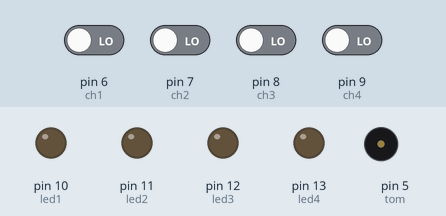
This sketch was run on a simulated Arduino Uno, built with avr-gcc and run on an emulated ATmega328P. Parts: output pins drawn as LEDs (lit = HIGH), buzzer (waves = sounding). The test bench sets the inputs (shaded band); at power-on: pin 6 (ch1), pin 7 (ch2), pin 8 (ch3), pin 9 (ch4) LOW.

Above: at 1.2 s.
1.3 s: pin 6 (ch1) driven HIGH
At 2.4 s:
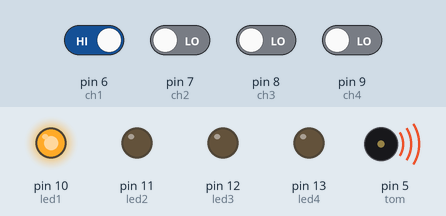
2.8 s: pin 7 (ch2) driven HIGH
At 3.8 s:
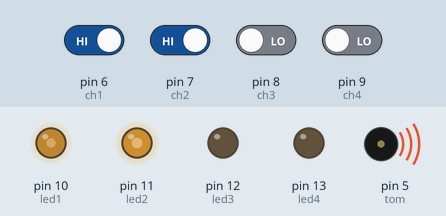
4.3 s: pin 8 (ch3) driven HIGH
At 5.5 s:
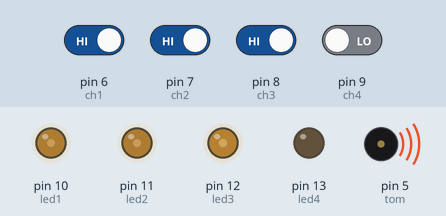
5.8 s: pin 9 (ch4) driven HIGH
At 7.0 s:
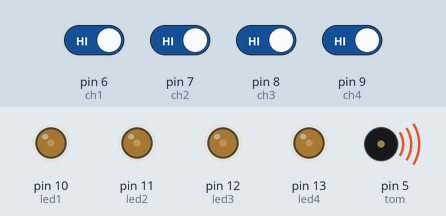
7.3 s: pin 6 (ch1) driven LOW
At 7.9 s:
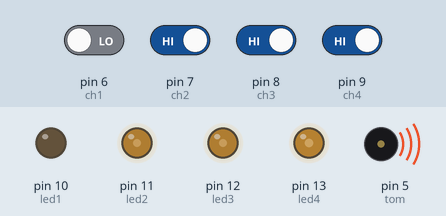
8.8 s: pin 7 (ch2) driven LOW
At 9.6 s:
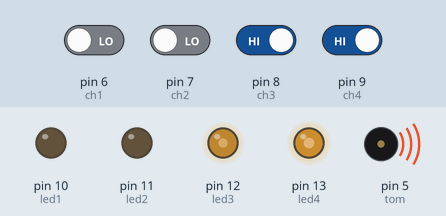
Timing chart, 0 to 11.3 s (numbered marks = the images above; inputs shaded):
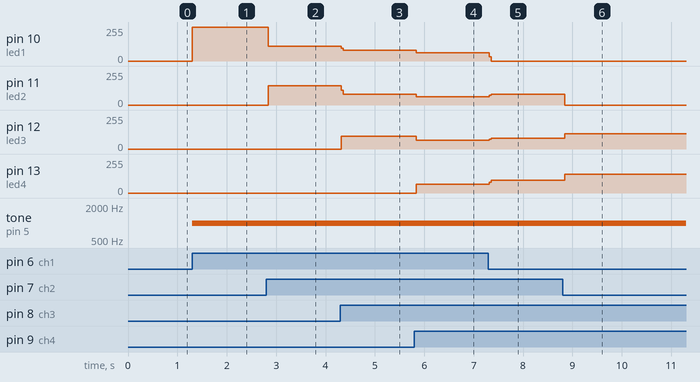

Measured:
- after the input at 1.3 s, pin 10 (led1): 0/255 → 255/255 at once; tone on pin 5 (tom): silent → 1000 Hz at once
- after the input at 2.8 s, pin 10 (led1): 255/255 → 111/255 at once; pin 11 (led2): 0/255 → 144/255 at once
- after the input at 4.3 s, pin 10 (led1): 111/255 → 80/255 at once; pin 11 (led2): 144/255 → 80/255 at once; pin 12 (led3): 0/255 → 96/255 at once
- after the input at 5.8 s, pin 10 (led1): 80/255 → 62/255 at once; pin 11 (led2): 80/255 → 63/255 at once; pin 12 (led3): 96/255 → 64/255 at once; pin 13 (led4): 0/255 → 67/255 at once
- after the input at 7.3 s, pin 10 (led1): 62/255 → 0/255 at once; pin 11 (led2): 63/255 → 81/255 at once; pin 12 (led3): 64/255 → 81/255 at once; pin 13 (led4): 67/255 → 95/255 at once
- after the input at 8.8 s, pin 11 (led2): 81/255 → 0/255 at once; pin 12 (led3): 81/255 → 114/255 at once; pin 13 (led4): 95/255 → 142/255 at once

The sketch:

PIANO.h.ino
```cpp
const int led4 = 13;
const int led3 = 12;
const int led2 = 11;
const int led1 = 10;
const int ch1 = 6;
const int ch2 = 7;
const int ch3 = 8;
const int ch4 = 9;
const int tom = 5;
void setup() {
 pinMode(led4,OUTPUT);
 pinMode(led3,OUTPUT);
 pinMode(led2,OUTPUT);
 pinMode(led1,OUTPUT);
 pinMode(tom,OUTPUT);
 pinMode(ch1,INPUT);
 pinMode(ch2,INPUT);
 pinMode(ch3,INPUT);
 pinMode(ch4,INPUT);
}

void loop() {
if(digitalRead(ch1)== HIGH)
{
  tone(tom,1000,1000);      // tone(pino,frequência,duração(opcional))
  digitalWrite(led1,HIGH);
  digitalWrite(led2,LOW);
  digitalWrite(led3,LOW);
  digitalWrite(led4,LOW);
}
if(digitalRead(ch2)== HIGH)
{
  tone(tom,1000,1000);
  digitalWrite(led1,LOW);
  digitalWrite(led2,HIGH);
  digitalWrite(led3,LOW);
  digitalWrite(led4,LOW);
}
if(digitalRead(ch3)== HIGH)
{
  tone(tom,1000,1000);
  digitalWrite(led1,LOW);
  digitalWrite(led2,LOW);
  digitalWrite(led3,HIGH);
  digitalWrite(led4,LOW);
}
if(digitalRead(ch4)== HIGH)
{
  tone(tom,1000,1000);
  digitalWrite(led1,LOW);
  digitalWrite(led2,LOW);
  digitalWrite(led3,LOW);
  digitalWrite(led4,HIGH);
}
}
```
